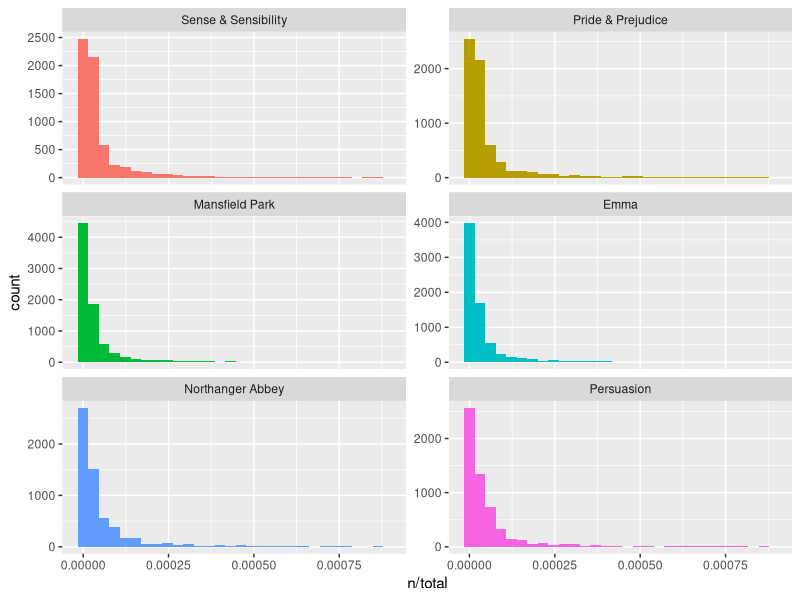
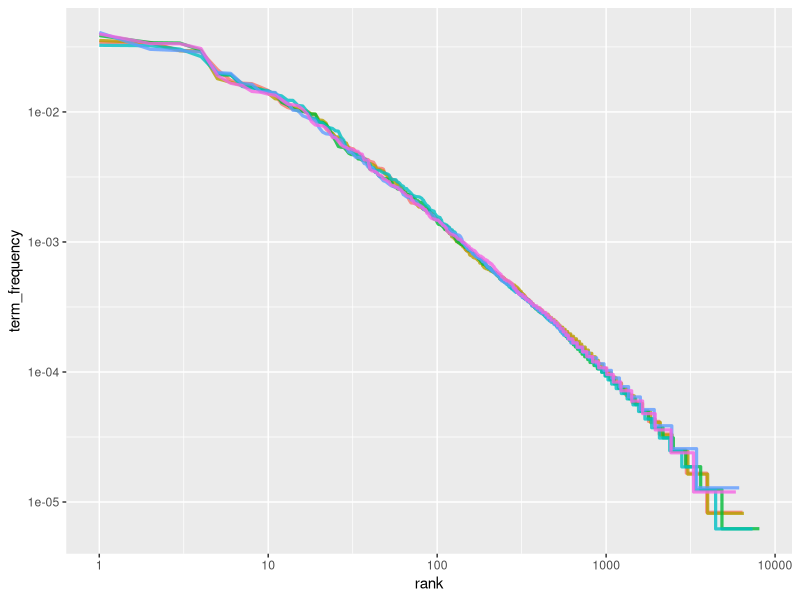
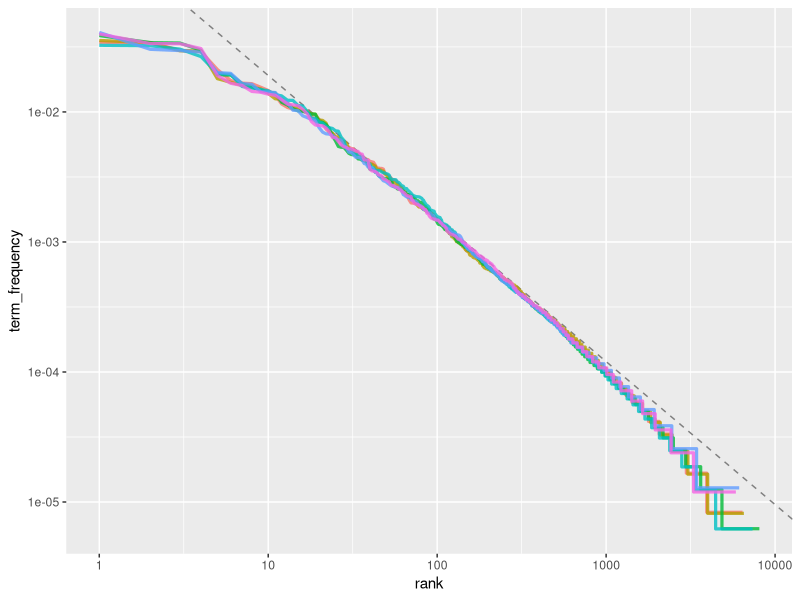

Write R code to recreate these figures, in order.
library(dplyr)
library(tidytext)
library(janeaustenr)
austen_bigrams <- austen_books() %>%
  unnest_tokens(bigram, text, token = "ngrams", n = 2) %>%
  filter(!is.na(bigram))
austen_bigrams
austen_bigrams %>%
  count(bigram, sort = TRUE)
library(tidyr)

bigrams_separated <- austen_bigrams %>%
  separate(bigram, c("word1", "word2"), sep = " ")

bigrams_filtered <- bigrams_separated %>%
  filter(!word1 %in% stop_words$word) %>%
  filter(!word2 %in% stop_words$word)

# new bigram counts:
bigram_counts <- bigrams_filtered %>% 
  count(word1, word2, sort = TRUE)

bigram_counts
bigrams_united <- bigrams_filtered %>%
  unite(bigram, word1, word2, sep = " ")

bigrams_united
austen_books() %>%
  unnest_tokens(trigram, text, token = "ngrams", n = 3) %>%
  filter(!is.na(trigram)) %>%
  separate(trigram, c("word1", "word2", "word3"), sep = " ") %>%
  filter(!word1 %in% stop_words$word,
         !word2 %in% stop_words$word,
         !word3 %in% stop_words$word) %>%
  count(word1, word2, word3, sort = TRUE)
bigrams_filtered %>%
  filter(word2 == "street") %>%
  count(book, word1, sort = TRUE)
bigram_tf_idf <- bigrams_united %>%
  count(book, bigram) %>%
  bind_tf_idf(bigram, book, n) %>%
  arrange(desc(tf_idf))

bigram_tf_idf
library(dplyr)
library(janeaustenr)
library(tidytext)

book_words <- austen_books() %>%
  unnest_tokens(word, text) %>%
  count(book, word, sort = TRUE)

total_words <- book_words %>% 
  group_by(book) %>% 
  summarize(total = sum(n))

book_words <- left_join(book_words, total_words)
book_words
library(ggplot2)

ggplot(book_words, aes(n/total, fill = book)) +
  geom_histogram(show.legend = FALSE) +
  xlim(NA, 0.0009) +
  facet_wrap(~book, ncol = 2, scales = "free_y")
freq_by_rank <- book_words %>% 
  group_by(book) %>% 
  mutate(rank = row_number(), 
         term_frequency = n/total) %>%
  ungroup()
freq_by_rank
freq_by_rank %>% 
  ggplot(aes(rank, term_frequency, color = book)) + 
  geom_line(linewidth = 1.1, alpha = 0.8, show.legend = FALSE) + 
  scale_x_log10() +
  scale_y_log10()
rank_subset <- freq_by_rank %>% 
  filter(rank < 500,
         rank > 10)

lm(log10(term_frequency) ~ log10(rank), data = rank_subset)
freq_by_rank %>% 
  ggplot(aes(rank, term_frequency, color = book)) + 
  geom_abline(intercept = -0.62, slope = -1.1, 
              color = "gray50", linetype = 2) +
  geom_line(linewidth = 1.1, alpha = 0.8, show.legend = FALSE) + 
  scale_x_log10() +
  scale_y_log10()
